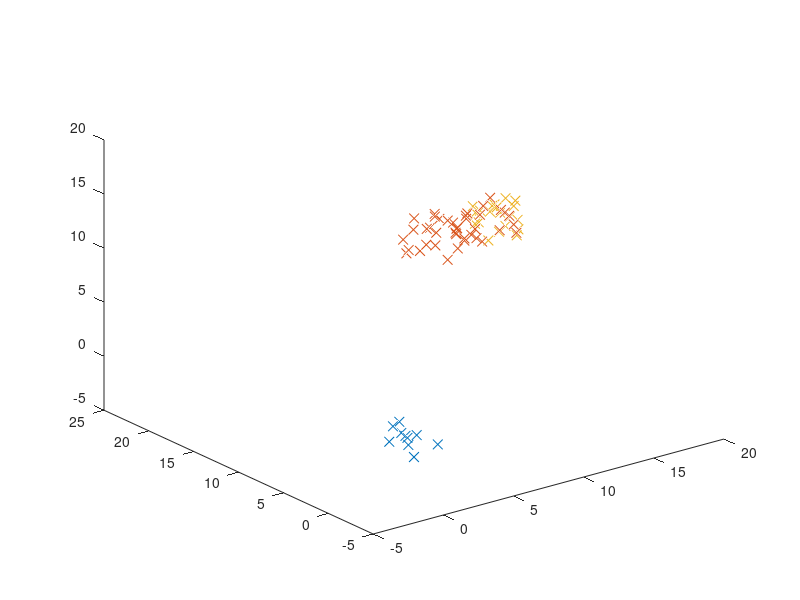

This chart was generated by the following MATLAB code:
clc; clear variables; close all; format long g;

n_dim = 3;  % Dimension (change to 2 or 3)

% Generate points in n_dim dimensions
A = randn(10, n_dim);
B = randn(15, n_dim) * 1.2 + rand(1, n_dim) * 15;
C = randn(20, n_dim) * 1.2 + rand(1, n_dim) * 20;
D = randn(25, n_dim) * 1.2 + rand(1, n_dim) * 25;

% Combine all points into one matrix
M = [A; B; C; D];

% Parameters for DBSCAN
epsilon = 5; % Maximum distance between two points to be considered neighbors
minPts = 5; % Minimum number of points to form a dense region

% Number of points
n = size(M, 1);

% Initialize cluster labels
labels = zeros(n, 1);
cluster_id = 0;

% Initialize clusters as a cell array
clusters = cell(n, 1);


% DBSCAN algorithm
for i = 1:n
    if labels(i) ~= 0
        % Skip if the point is already visited
        continue;
    end
    
    % Find neighbors within epsilon distance
    neighbors = find(pdist2(M(i, :), M) <= epsilon);
    
    if numel(neighbors) < minPts
        % Mark as noise if not enough neighbors
        labels(i) = -1;
        continue;
    end
    
    % Create a new cluster
    cluster_id = cluster_id + 1;
    labels(i) = cluster_id;
    current_cluster = neighbors;
    
    % Expand the cluster
    k = 1;
    while k <= numel(current_cluster)
        j = current_cluster(k);
        
        if labels(j) == -1
            % Change noise to border point
            labels(j) = cluster_id;
        end
        
        if labels(j) == 0
            % Add unvisited point to the cluster
            labels(j) = cluster_id;
            new_neighbors = find(pdist2(M(j, :), M) <= epsilon);
            
            if numel(new_neighbors) >= minPts
                % Add new neighbors to the list
                current_cluster = union(current_cluster, new_neighbors);
            end
        end
        
        k = k + 1;
    end
    
    % Save cluster indices
    clusters{cluster_id} = current_cluster;
end

% Select non-empty clusters
empty_indices = cellfun("isempty", clusters);
clusters = clusters(~empty_indices);

% Create dynamic colors
colors = lines(length(clusters));

% Visualize the clusters
hold on;
for i = 1:length(clusters)
    cluster_points = M(clusters{i}, :);
    % Use dynamic colors
    if n_dim == 2
        scatter(cluster_points(:, 1), cluster_points(:, 2), 50, 'Marker', 'x', 'MarkerFaceColor', colors(i, :));
    elseif n_dim == 3
        scatter3(cluster_points(:, 1), cluster_points(:, 2), cluster_points(:, 3), 50, 'Marker', 'x', 'MarkerFaceColor', colors(i, :));
    end
end
if n_dim == 3
    view(3);
    rotate3d on;
end

hold off;

disp('Clusters:');
disp(clusters);
